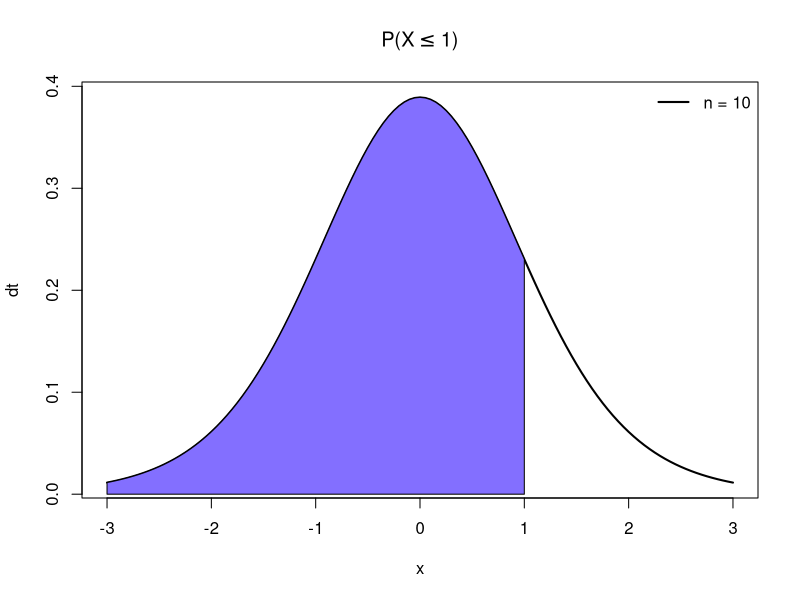
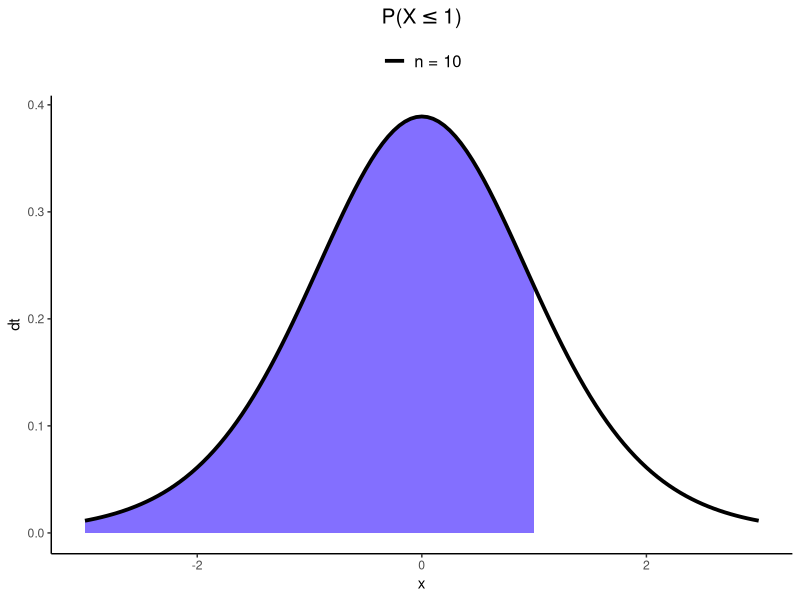
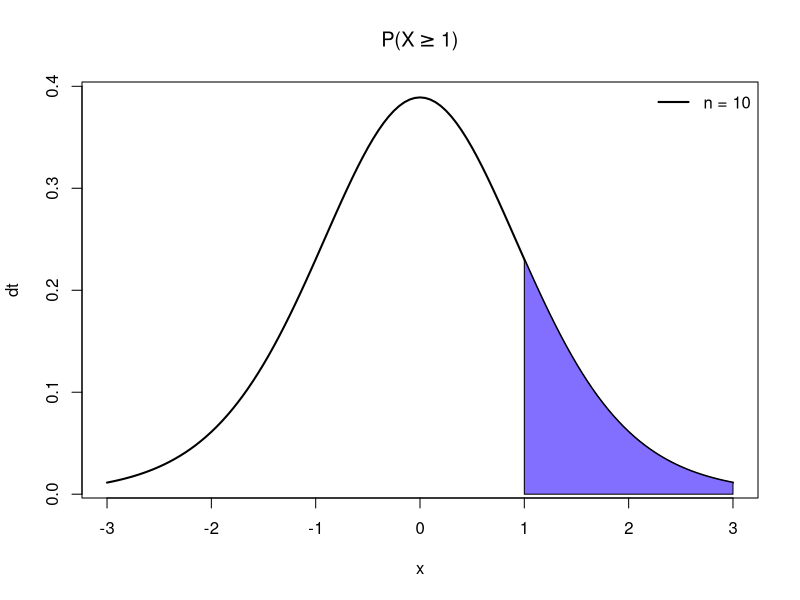
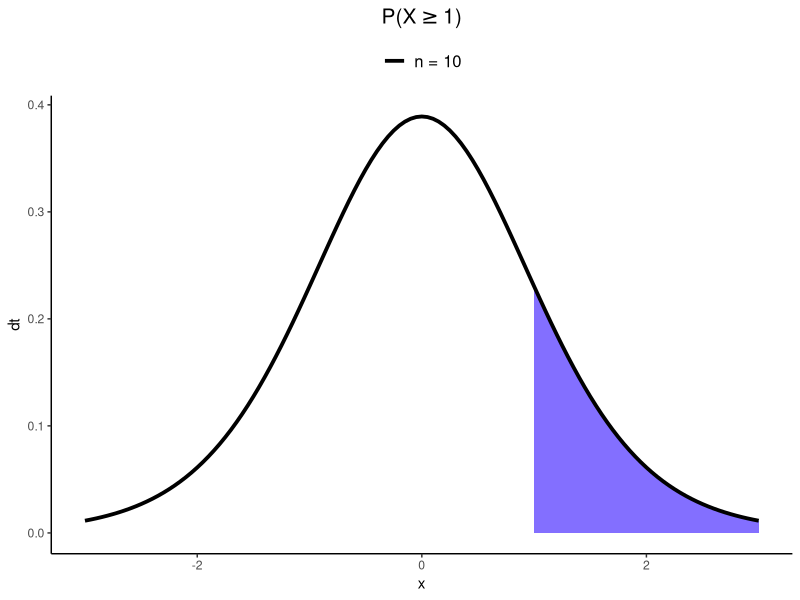
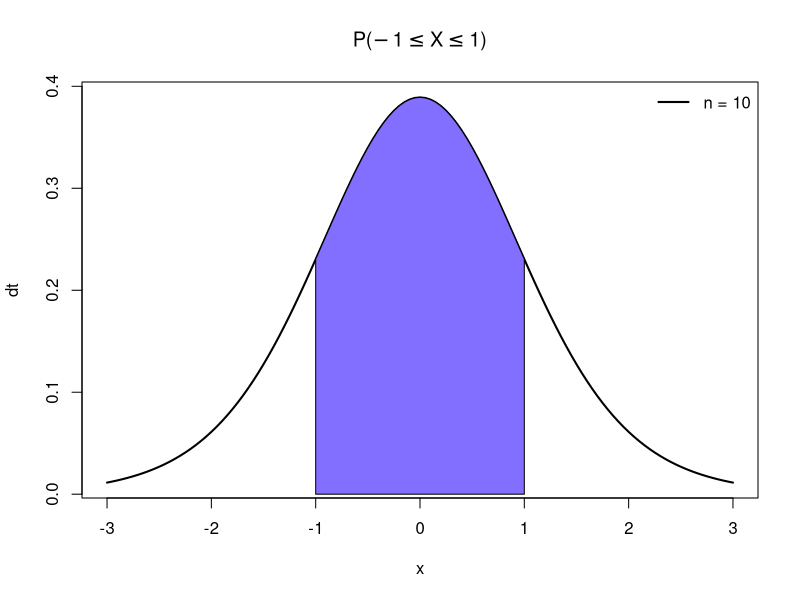
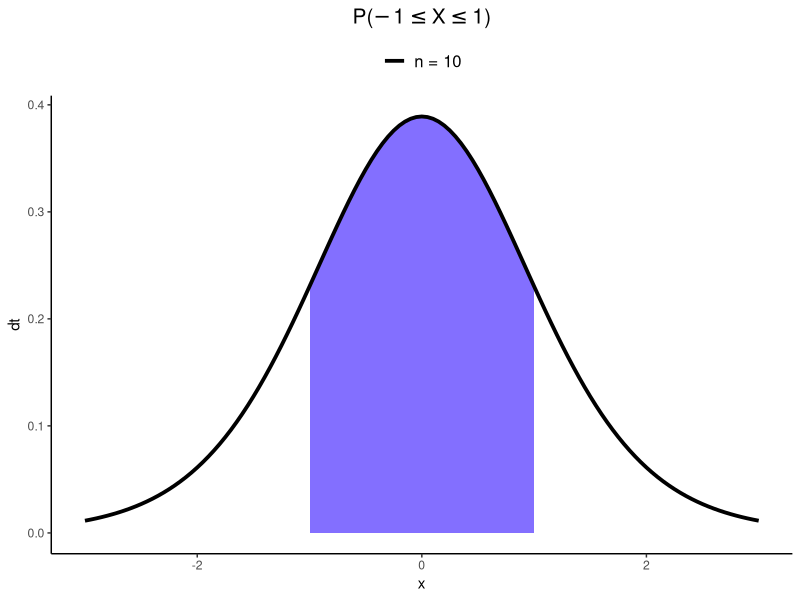
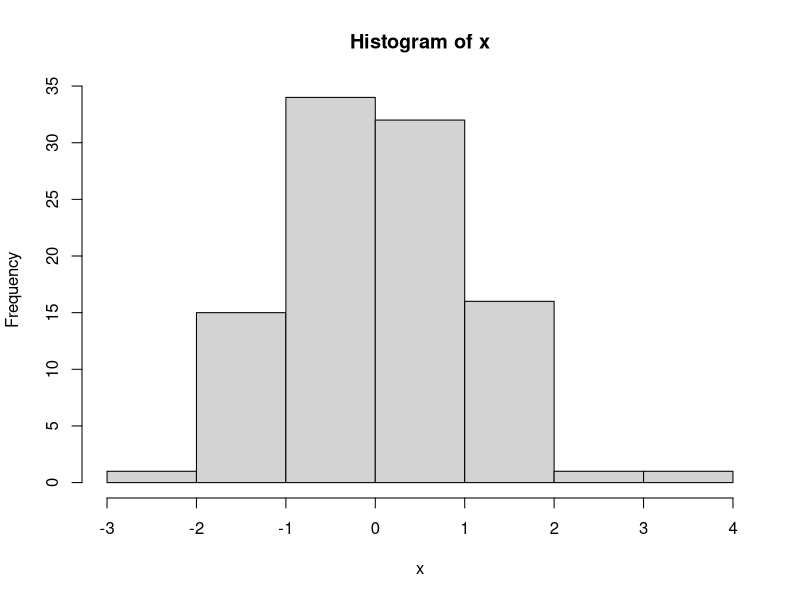
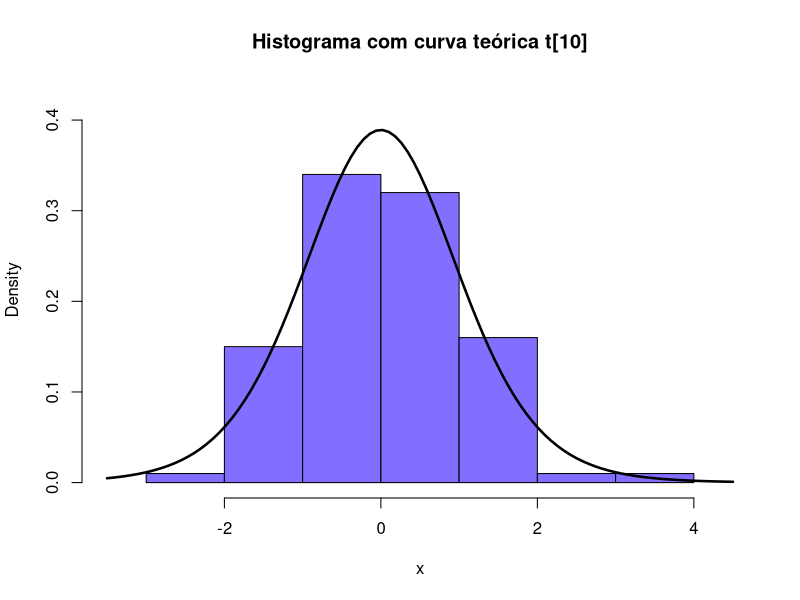

Write the R code that produced these figures, in order.
## ---- chunk 1
knitr::opts_chunk$set(echo = TRUE)
## ---- chunk 2
library(ggplot2)
## ---- chunk 3
quantil = 1
n = 10
## ---- chunk 4
cat('f(1, 10) = ', dt(quantil, n))
## ---- chunk 5
x = seq(-3, 3, by = 0.05)
## ---- chunk 6
plot(x, dt(x, n), type = 'l', ylab = 'dt', lwd = 2, main = expression(paste('P(X', phantom()<= 1, ')')))
polygon(x = c(-3, seq(-3, quantil, by = 0.05), quantil), y = c(0, dt(seq(-3, quantil, by = 0.05), n), 0), col = 'SlateBlue1')
legend("topright", legend = c('n = 10'), 
       lty=1, col=c('black'), lwd=2, bty="n")
## ---- chunk 7
cat('P(X <= 1) = ', pt(quantil, n))
## ---- chunk 8
x.values = data.frame(x = seq(-3, 3, by = 0.05))
## ---- chunk 9
ggplot(data = x.values, aes(x = x)) +
  geom_polygon(data = data.frame(x.p = c(min(x.values), seq(min(x.values), quantil, by = 0.05), quantil),
                                 y.p = c(0, dt(seq(min(x.values), quantil, by = 0.05), n), 0)), 
               aes(x = x.p, y = y.p), 
               fill = 'SlateBlue1') +
  geom_line(aes(y = dt(x, n), color = 'black'), size = 1.3) +
  labs(title = expression(paste('P(X', phantom()<= 1, ')')), y = 'dt') +
  scale_color_manual(name = NULL, values=c('black'),
                     labels = 'n = 10') +
  theme_classic() +
  theme(legend.position = 'top', legend.text = element_text(size = 12), 
        plot.title = element_text(hjust = 0.5, size = 15, face = 'bold'))
## ---- chunk 10
plot(x, dt(x, n), type = 'l', ylab = 'dt', lwd = 2, main = expression(paste('P(X', phantom()>= 1, ')')))
polygon(x = c(quantil, seq(quantil, 3, by = 0.05), 3), y = c(0, dt(seq(quantil, 3, by = 0.05), n), 0), col = 'SlateBlue1')
legend("topright", legend = c('n = 10'), 
       lty=1, col=c('black'), lwd=2, bty="n")
## ---- chunk 11
cat('P(X >= 1) = ', pt(quantil, n, lower.tail = FALSE))
## ---- chunk 12
ggplot(data = x.values, aes(x = x)) +
  geom_polygon(data = data.frame(x.p = c(quantil, seq(quantil, max(x.values), by = 0.05), max(x.values)),
                                 y.p = c(0, dt(seq(quantil, max(x.values), by = 0.05), n), 0)), 
               aes(x = x.p, y = y.p), 
               fill = 'SlateBlue1') +
  geom_line(aes(y = dt(x, n), color = 'black'), size = 1.3) +
  labs(title = expression(paste('P(X', phantom()>= 1, ')')), y = 'dt') +
  scale_color_manual(name = NULL, values=c('black'),
                     labels = 'n = 10') +
  theme_classic() +
  theme(legend.position = 'top', legend.text = element_text(size = 12), 
        plot.title = element_text(hjust = 0.5, size = 15, face = 'bold'))
## ---- chunk 13
plot(x, dt(x, n), type = 'l', ylab = 'dt', lwd = 2, main = expression(paste('P(', -1 <= X,
                       phantom()<= 1, ')')))
polygon(x = c(-quantil, seq(-quantil, quantil, by = 0.05), quantil), y = c(0, dt(seq(-quantil, quantil, by = 0.05), n), 0), col = 'SlateBlue1')
legend("topright", legend = c('n = 10'), 
       lty=1, col=c('black'), lwd=2, bty="n")
## ---- chunk 14
cat('P(-1 <= X <= 1) = ', pt(-quantil, n) - pt(quantil, n))
## ---- chunk 15
ggplot(data = x.values, aes(x = x)) +
  geom_polygon(data = data.frame(x.p = c(-quantil, seq(-quantil, quantil, by = 0.05), quantil),
                                 y.p = c(0, dt(seq(-quantil, quantil, by = 0.05), n), 0)), 
               aes(x = x.p, y = y.p), 
               fill = 'SlateBlue1') +
  geom_line(aes(y = dt(x, n), color = 'black'), size = 1.3) +
  labs(title = expression(paste('P(', -1 <= X,
                       phantom()<= 1, ')')), y = 'dt') +
  scale_color_manual(name = NULL, values=c('black'),
                     labels = 'n = 10') +
  theme_classic() +
  theme(legend.position = 'top', legend.text = element_text(size = 12), 
        plot.title = element_text(hjust = 0.5, size = 15, face = 'bold'))
## ---- chunk 16
cat('P(X <= x) = 0.95\n', 'x = ', qt(0.95, n))
## ---- chunk 17
x = rt(100, n)
## ---- chunk 18
y = hist(x)
lim.y = c(0, max(y$density) + max(y$density)/4)
lim.x = c(min(y$breaks) - 0.5, max(y$breaks) + 0.5)
## ---- chunk 19
hist(x, probability = TRUE, main = "Histograma com curva teórica t[10]", col = "SlateBlue1", xlim = lim.x, ylim = lim.y) 
curve(dt(x, n), add=T, lwd = 2.5)

hist(x, freq = F, main = "Gráfico de densidade estimada", col = "SlateBlue1", xlim = lim.x, ylim = lim.y)
lines(density(x), lwd = 2.5)
## ---- chunk 20
x = as.data.frame(x)
ggplot(x, aes(x = x, y = after_stat(density))) +
  geom_histogram(fill = 'SlateBlue1', color = 'black', breaks = y$breaks) +
  geom_line(aes(y = dt(x, n)), size = 1.5) +
  labs(title = "Histograma com curva teórica t[10]") +
  theme_classic() +
    scale_x_continuous(limits = lim.x) +
  scale_y_continuous(limits = lim.y) +
  theme(plot.title = element_text(hjust = 0.5, size = 15, face = 'bold'))

ggplot(x, aes(x = x, y = after_stat(density))) +
  geom_histogram(fill = 'SlateBlue1', color = 'black', breaks = y$breaks) +
  geom_density(size = 1.5) +
  labs(title = "Gráfico de densidade estimada") +
  theme_classic() +
    scale_x_continuous(limits = lim.x) +
  scale_y_continuous(limits = lim.y) +
  theme(plot.title = element_text(hjust = 0.5, size = 15, face = 'bold'))
